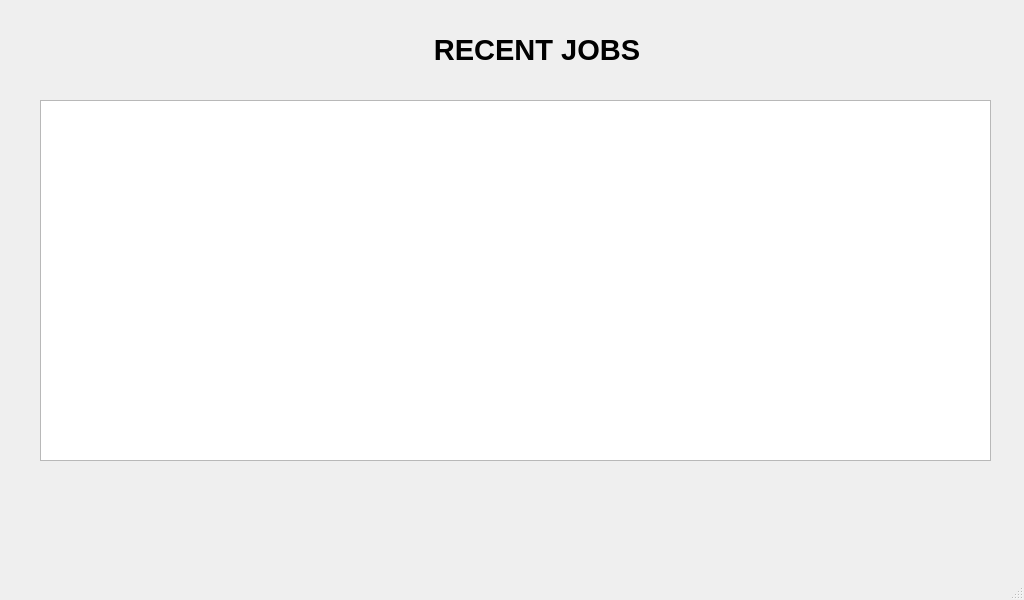
<?xml version="1.0" encoding="UTF-8"?>
<ui version="4.0">
 <class>work</class>
 <widget class="QMainWindow" name="work">
  <property name="geometry">
   <rect>
    <x>0</x>
    <y>0</y>
    <width>1024</width>
    <height>600</height>
   </rect>
  </property>
  <property name="windowTitle">
   <string>MainWindow</string>
  </property>
  <widget class="QWidget" name="centralwidget">
   <widget class="QLabel" name="label">
    <property name="geometry">
     <rect>
      <x>0</x>
      <y>0</y>
      <width>1024</width>
      <height>600</height>
     </rect>
    </property>
    <property name="text">
     <string/>
    </property>
    <property name="pixmap">
     <pixmap>pics/Standby.png</pixmap>
    </property>
    <property name="scaledContents">
     <bool>true</bool>
    </property>
   </widget>
   <widget class="QLabel" name="label_2">
    <property name="geometry">
     <rect>
      <x>412</x>
      <y>0</y>
      <width>250</width>
      <height>100</height>
     </rect>
    </property>
    <property name="text">
     <string>&lt;html&gt;&lt;head/&gt;&lt;body&gt;&lt;p align=&quot;center&quot;&gt;&lt;span style=&quot; font-size:22pt; font-weight:600;&quot;&gt;RECENT JOBS&lt;/span&gt;&lt;/p&gt;&lt;/body&gt;&lt;/html&gt;</string>
    </property>
    <property name="scaledContents">
     <bool>true</bool>
    </property>
   </widget>
   <widget class="QTextEdit" name="textEdit">
    <property name="geometry">
     <rect>
      <x>40</x>
      <y>100</y>
      <width>951</width>
      <height>361</height>
     </rect>
    </property>
    <property name="font">
     <font>
      <pointsize>12</pointsize>
     </font>
    </property>
    <property name="readOnly">
     <bool>true</bool>
    </property>
   </widget>
   <widget class="QPushButton" name="back">
    <property name="geometry">
     <rect>
      <x>50</x>
      <y>480</y>
      <width>75</width>
      <height>75</height>
     </rect>
    </property>
    <property name="text">
     <string/>
    </property>
    <property name="icon">
     <iconset>
      <normaloff>pics/1 (400 × 400 px).png</normaloff>pics/1 (400 × 400 px).png</iconset>
    </property>
    <property name="iconSize">
     <size>
      <width>75</width>
      <height>75</height>
     </size>
    </property>
    <property name="flat">
     <bool>true</bool>
    </property>
   </widget>
  </widget>
  <widget class="QMenuBar" name="menubar">
   <property name="geometry">
    <rect>
     <x>0</x>
     <y>0</y>
     <width>1024</width>
     <height>21</height>
    </rect>
   </property>
  </widget>
  <widget class="QStatusBar" name="statusbar"/>
 </widget>
 <resources/>
 <connections/>
</ui>
